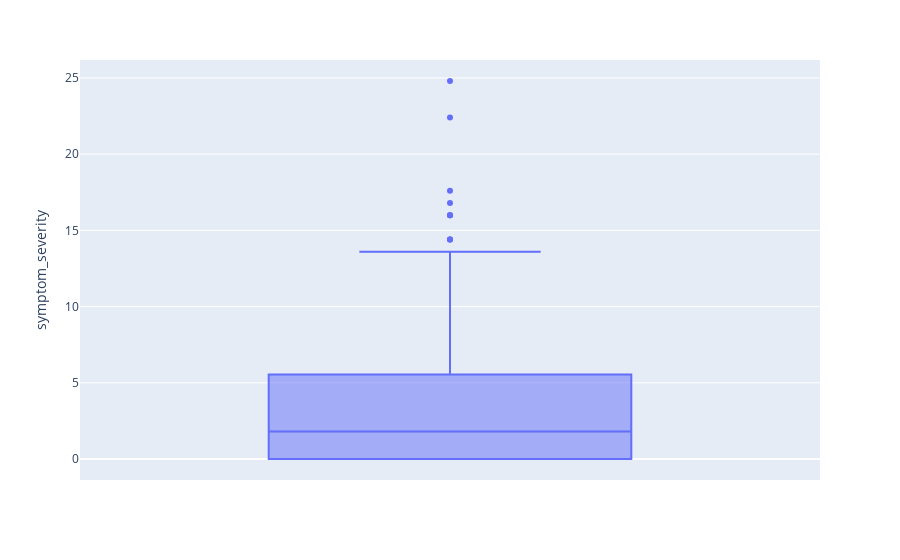

Write notebook code for a chart like this one.
### Markdown cell above
Determinar la urgencia del tratamiento y la extensión de la enfermedad cardíaca, calculado como ('chest_pain' * 'depression_induced_ex')

### Code cell
fig = px.box(subset, y='symptom_severity')
fig.show()

### Figure 1 — Plotly figure (JSON) as saved in the notebook; plotly's stock layout.template omitted (floating-point values rounded to 4 significant figures; data arrays with more than 128 entries replaced by an {"elided": "..."} marker saying what was removed)
{"data": [{"alignmentgroup": "True", "hovertemplate": "symptom_severity=%{y}<extra></extra>", "legendgroup": "", "marker": {"color": "#636efa"}, "name": "", "notched": false, "offsetgroup": "", "orientation": "v", "showlegend": false, "type": "box", "x0": " ", "xaxis": "x", "y": {"elided": "303 float values"}, "y0": " ", "yaxis": "y"}], "layout": {"boxmode": "group", "legend": {"tracegroupgap": 0}, "margin": {"t": 60}, "xaxis": {"anchor": "y", "domain": [0, 1]}, "yaxis": {"anchor": "x", "domain": [0, 1], "title": {"text": "symptom_severity"}}}}
